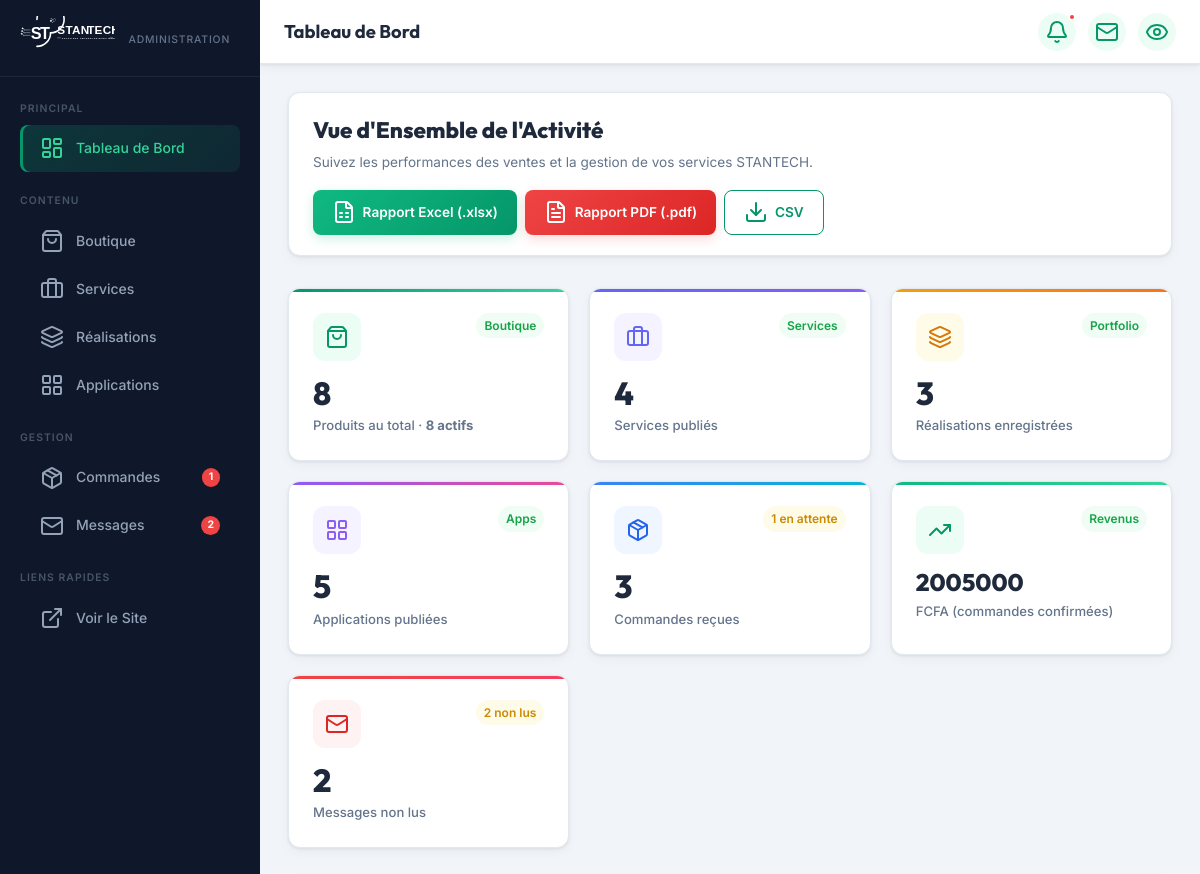
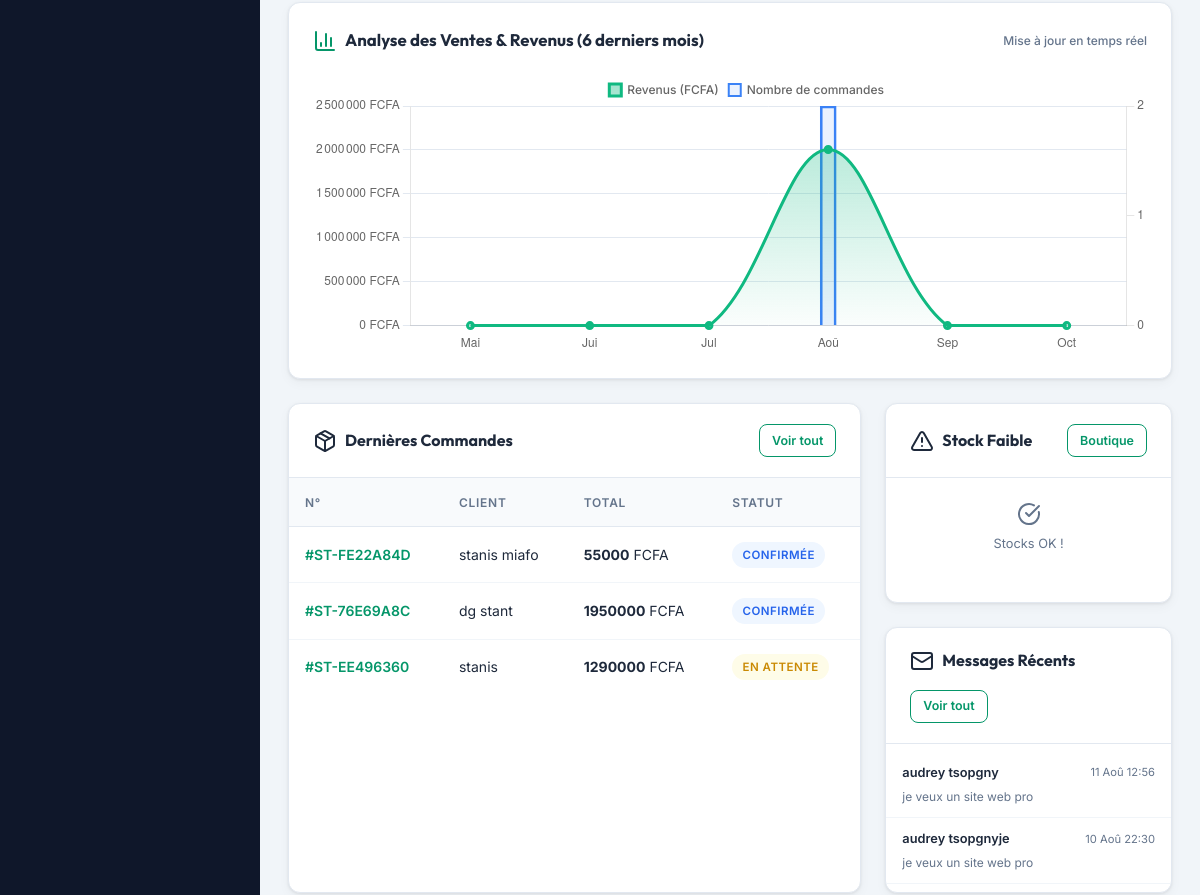
Page /dashboard/ (signed in, upper part) on the earlier database version (2 pictures, top to bottom).
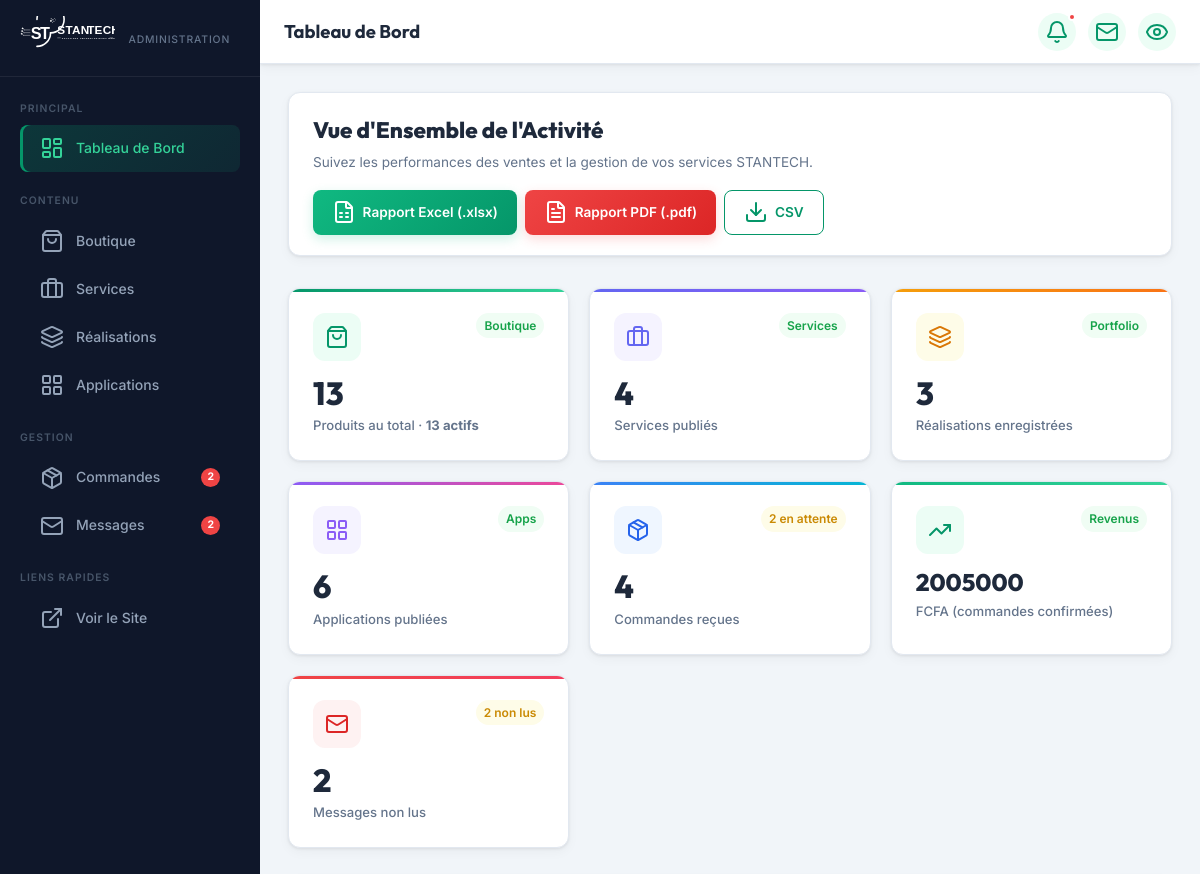
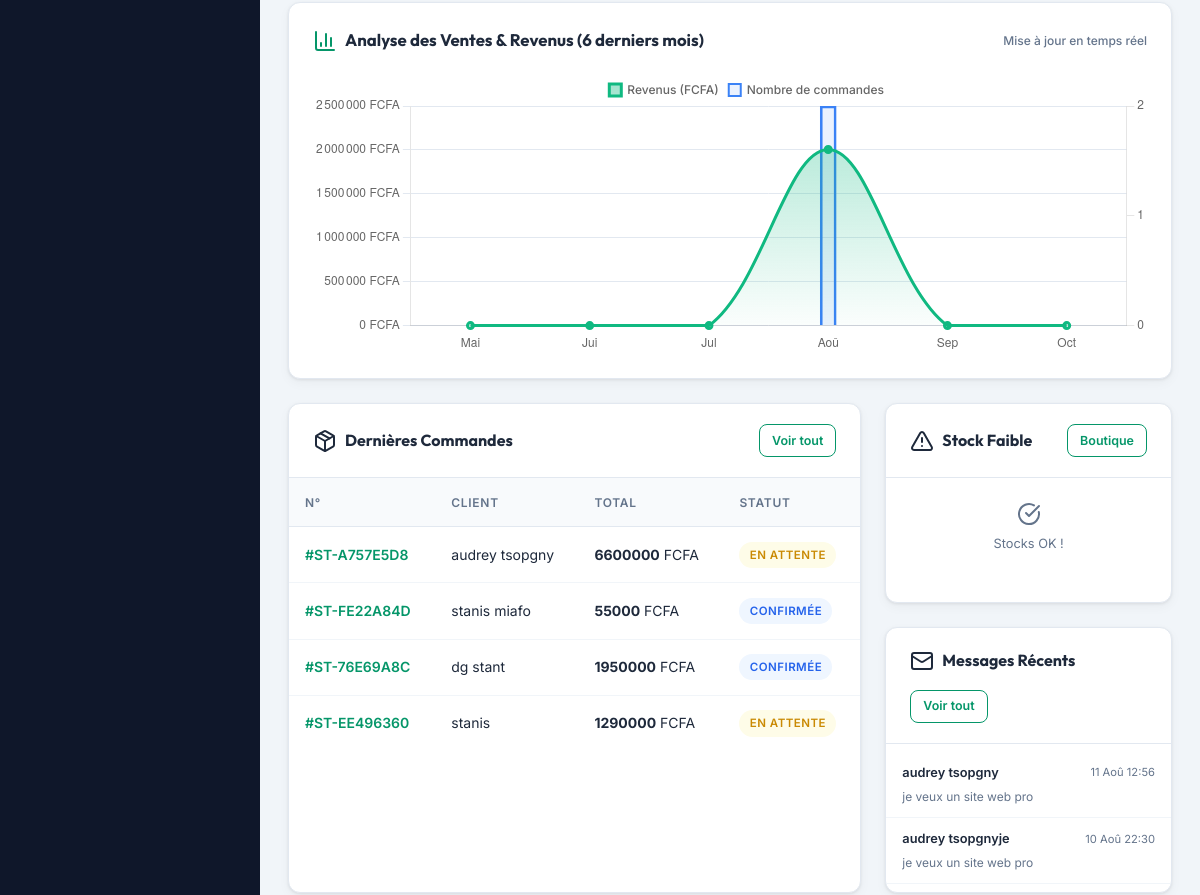
Same page on the later database version (2 pictures, top to bottom).
### core/models.py (models this page shows, shortened)
class Order(models.Model):
    STATUS_CHOICES = [
        ('pending', 'En attente'),
        ('confirmed', 'Confirmée'),
        ('shipped', 'Expédiée / En livraison'),
        ('delivered', 'Livrée'),
        ('cancelled', 'Annulée'),
    ]
    order_number = models.CharField(max_length=50, unique=True, editable=False, verbose_name="Numéro de Commande")
    customer_name = models.CharField(max_length=150, verbose_name="Nom complet du client")
    customer_email = models.EmailField(verbose_name="Adresse email")
    customer_phone = models.CharField(max_length=30, verbose_name="Numéro de téléphone")
    delivery_address = models.TextField(verbose_name="Adresse de livraison")
    city = models.CharField(max_length=100, default="Abidjan / Paris", verbose_name="Ville")
    total_amount = models.DecimalField(max_digits=10, decimal_places=2, default=0.00, verbose_name="Montant total")
    status = models.CharField(max_length=20, choices=STATUS_CHOICES, default='pending', verbose_name="Statut de la commande")
    notes = models.TextField(blank=True, verbose_name="Notes / Instructions de livraison")
    created_at = models.DateTimeField(auto_now_add=True, verbose_name="Date de commande")
    class Meta:
        verbose_name = "Commande"
        verbose_name_plural = "Commandes"
        ordering = ['-created_at']

class ContactMessage(models.Model):
    name = models.CharField(max_length=150, verbose_name="Nom complet")
    email = models.EmailField(verbose_name="Email")
    phone = models.CharField(max_length=30, blank=True, verbose_name="Téléphone")
    subject = models.CharField(max_length=200, verbose_name="Sujet")
    service_interest = models.CharField(max_length=100, blank=True, verbose_name="Service concerné")
    message = models.TextField(verbose_name="Message")
    is_read = models.BooleanField(default=False, verbose_name="Lu / Traité")
    created_at = models.DateTimeField(auto_now_add=True, verbose_name="Date d'envoi")
    class Meta:
        verbose_name = "Message de Contact"
        verbose_name_plural = "Messages de Contact"
        ordering = ['-created_at']

### core/admin_views.py (the view)
# urls.py: path('dashboard/', admin_views.dashboard_home, name='dashboard_home'),
@login_required(login_url='/dashboard/login/')
@user_passes_test(is_superuser, login_url='/dashboard/login/')
def dashboard_home(request):
    total_products = Product.objects.count()
    active_products = Product.objects.filter(is_active=True).count()
    total_services = Service.objects.count()
    total_realizations = Realization.objects.count()
    total_applications = Application.objects.count()
    total_orders = Order.objects.count()
    pending_orders = Order.objects.filter(status='pending').count()
    unread_messages = ContactMessage.objects.filter(is_read=False).count()
    total_revenue = Order.objects.filter(status__in=['confirmed', 'shipped', 'delivered']).aggregate(
        total=Sum('total_amount'))['total'] or 0
    recent_orders = Order.objects.all()[:5]
    recent_messages = ContactMessage.objects.filter(is_read=False)[:5]
    low_stock_products = Product.objects.filter(is_active=True, stock__lte=3)
    sales_by_month = (
        Order.objects.filter(status__in=['confirmed', 'shipped', 'delivered'])
        .annotate(month=ExtractMonth('created_at'))
        .values('month')
        .annotate(total=Sum('total_amount'), count=Count('id'))
        .order_by('month')
    )
    month_names = ["Jan", "Fév", "Mar", "Avr", "Mai", "Jui", "Jul", "Aoû", "Sep", "Oct", "Nov", "Déc"]
    current_month = datetime.now().month
    chart_labels = []
    chart_revenue = []
    chart_count = []
    for i in range(5, -1, -1):
        m = (current_month - i - 1) % 12 + 1
        chart_labels.append(month_names[m - 1])
        matching = next((x for x in sales_by_month if x['month'] == m), None)
        chart_revenue.append(float(matching['total']) if matching and matching['total'] else 0.0)
        chart_count.append(matching['count'] if matching else 0)
    context = {
        'total_products': total_products,
        'active_products': active_products,
        'total_services': total_services,
        'total_realizations': total_realizations,
        'total_applications': total_applications,
        'total_orders': total_orders,
        'pending_orders': pending_orders,
        'unread_messages': unread_messages,
        'total_revenue': total_revenue,
        'recent_orders': recent_orders,
        'recent_messages': recent_messages,
        'low_stock_products': low_stock_products,
        'chart_labels': json.dumps(chart_labels),
        'chart_revenue': json.dumps(chart_revenue),
        'chart_count': json.dumps(chart_count),
        'page_title': 'Tableau de Bord',
    }
    return render(request, 'admin_custom/dashboard.html', context)

### core/admin_views.py (called while the page is built)
def is_superuser(user):
    return user.is_authenticated and user.is_superuser

### core/context_processors.py (called while the page is built, shortened)
def cart_context(request):
    cart = request.session.get('cart', {})
    if not isinstance(cart, dict):
        cart = {}
    total_items = 0
    total_price = 0.0
    return {
        'cart_count': total_items,
        'cart_total': total_price,
        'cart_items': cart,
    }

### templates/admin_custom/dashboard.html (shortened to what the changed rows need)
{% extends 'admin_custom/base.html' %}
{% block content %}
<div style="display:flex; justify-content:space-between; align-items:center; flex-wrap:wrap; gap:1rem; margin-bottom:2rem; background:white; padding:1.25rem 1.5rem; border-radius:var(--radius); border:1px solid var(--border); box-shadow:var(--shadow);">
  <div>
    <h2 style="font-family:var(--font-heading); font-size:1.4rem; color:var(--text-main); font-weight:800;">Vue d'Ensemble de l'Activité</h2>
  </div>
</div>
<div class="stats-grid">
  <div class="stat-card">
    <div class="stat-card-header">
      <div class="stat-icon" style="--icon-bg:#ecfdf5;--icon-color:#059669;">
      </div>
      <span class="stat-change up">Boutique</span>
    </div>
    <div class="stat-value">{{ total_products }}</div>
    <div class="stat-label">Produits au total · <strong>{{ active_products }} actifs</strong></div>
  </div>
  <div class="stat-card" style="--card-color: linear-gradient(90deg, #8b5cf6, #ec4899);">
    <div class="stat-card-header">
      <div class="stat-icon" style="--icon-bg:#f5f3ff;--icon-color:#8b5cf6;">
      </div>
      <span class="stat-change up">Apps</span>
    </div>
    <div class="stat-value">{{ total_applications }}</div>
    <div class="stat-label">Applications publiées</div>
  </div>
  <div class="stat-card" style="--card-color: linear-gradient(90deg, #3b82f6, #06b6d4);">
    <div class="stat-card-header">
      <div class="stat-icon" style="--icon-bg:#eff6ff;--icon-color:#2563eb;">
        <i data-lucide="package"></i>
      </div>
      {% if pending_orders %}
        <span class="stat-change warn">{{ pending_orders }} en attente</span>
      {% endif %}
    </div>
    <div class="stat-value">{{ total_orders }}</div>
    <div class="stat-label">Commandes reçues</div>
  </div>
</div>
<div class="dash-grid-3" style="margin-bottom:1.5rem;">
  <div class="table-card">
    {% if recent_orders %}
    <table>
      <thead><tr>
        <th>N°</th><th>Client</th><th>Total</th><th>Statut</th>
      </tr></thead>
      <tbody>
        {% for order in recent_orders %}
        <tr>
          <td>
            <a href="{% url 'dashboard_order_detail' order.pk %}" style="color:var(--primary);font-weight:600;text-decoration:none;">
              #{{ order.order_number }}
            </a>
          </td>
          <td>{{ order.customer_name }}</td>
          <td><strong>{{ order.total_amount|floatformat:0 }}</strong> FCFA</td>
          <td>
            {% if order.status == 'pending' %}<span class="badge badge-yellow">En attente</span>
            {% elif order.status == 'confirmed' %}<span class="badge badge-blue">Confirmée</span>
            {% elif order.status == 'shipped' %}<span class="badge badge-purple">En livraison</span>
            {% elif order.status == 'delivered' %}<span class="badge badge-green">Livrée</span>
            {% else %}<span class="badge badge-red">Annulée</span>{% endif %}
          </td>
        </tr>
        {% endfor %}
      </tbody>
    </table>
    {% else %}
      <div class="empty-state"><i data-lucide="package"></i><p>Aucune commande pour l'instant.</p></div>
    {% endif %}
  </div>
  <div style="display:flex;flex-direction:column;gap:1.5rem;">
    <div class="table-card">
      {% if recent_messages %}
        <div style="padding:0.5rem 0;">
          {% for m in recent_messages %}
          <a href="{% url 'dashboard_message_read' m.pk %}" style="display:flex;flex-direction:column;gap:0.2rem;padding:0.7rem 1rem;border-bottom:1px solid #f1f5f9;text-decoration:none;color:inherit;transition:background 0.2s;" onmouseover="this.style.background='#f8fafc'" onmouseout="this.style.background='transparent'">
            <div style="display:flex;align-items:center;justify-content:space-between;">
              <span style="font-size:0.8rem;font-weight:600;">{{ m.name }}</span>
              <span style="font-size:0.7rem;color:var(--text-muted);">{{ m.created_at|date:"d M H:i" }}</span>
            </div>
            <span style="font-size:0.75rem;color:var(--text-muted);white-space:nowrap;overflow:hidden;text-overflow:ellipsis;">{{ m.subject }}</span>
          </a>
          {% endfor %}
        </div>
      {% else %}
        <div class="empty-state" style="padding:1.5rem;"><i data-lucide="inbox"></i><p style="font-size:0.8rem;">Aucun message non lu.</p></div>
      {% endif %}
    </div>
  </div>
</div>
{% endblock %}

Differences in the rows shown:
added Order: order_number "ST-A757E5D8", customer_name "audrey tsopgny", total_amount "6600000", status "EN ATTENTE"
Other differences:
{{ pending_orders }}: "1" → "2"
{{ total_products }}: "8" → "13"
{{ active_products }}: "8" → "13"
{{ total_applications }}: "5" → "6"
{{ total_orders }}: "3" → "4"
